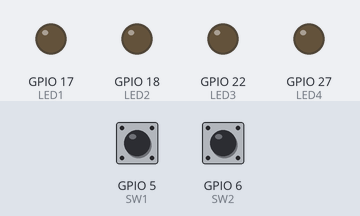
Recording of a program running on a simulated Raspberry Pi (BCM pin numbers). On the bench: output pins drawn as LEDs (lit = HIGH). The test bench sets the inputs (shaded band); at power-on: GPIO 5 (SW1) HIGH, GPIO 6 (SW2) HIGH. What the program prints to the terminal is not drawn.

Above: at 1.2 s.
1.3 s: GPIO 5 (SW1) pulled LOW for 0.15 s
At 1.37 s:
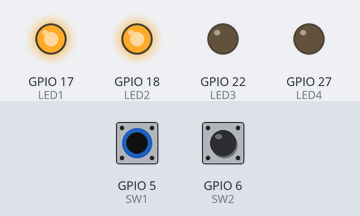
2.9 s: GPIO 6 (SW2) pulled LOW for 0.15 s
At 2.98 s:
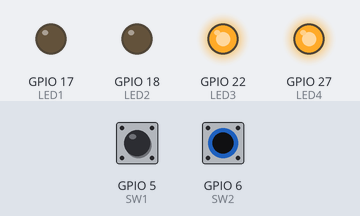
4.5 s: GPIO 6 (SW2) pulled LOW for 3.2 s
At 8.8 s:
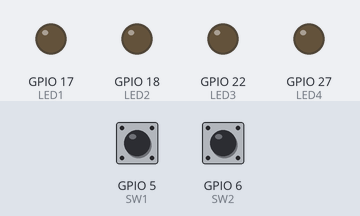
9.2 s: GPIO 5 (SW1) pulled LOW for 3.2 s
At 10.1 s:
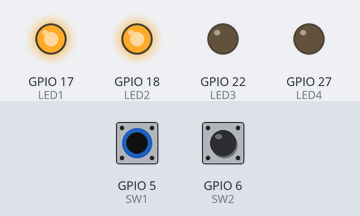
13.9 s: GPIO 5 (SW1) driven LOW and GPIO 6 (SW2) driven LOW
At 14.8 s:
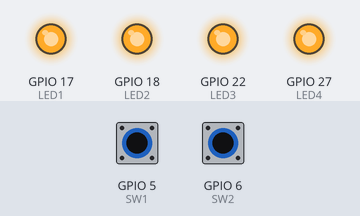
Timing chart, 0 to 16.4 s (numbered marks = the images above; inputs shaded):
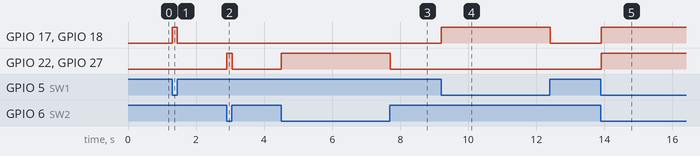

The program:

led_test.py
```python
#!/usr/bin/env python3
"""
RPZ-IR-Sensor サンプルプログラム

1) ターミナルを開き、本ファイルと同じディレクトリで以下の$に続くコマンドを実行します
  $ ./rpzir_ledsw.py

2) 赤スイッチ、黒スイッチを押すとLEDの色が変わります
  赤スイッチが押されている: LED1(緑)とLED2(黄)が点灯
  黒スイッチが押されている: LED3(青)とLED4(白)が点灯
  両方押されている: 全てのLEDが点灯
  両方おされていない: 全てのLEDが消灯

3) キーボードからCtrl+Cを入力すると終了します
"""

import time
import RPi.GPIO as GPIO

LED1 = 17  # 緑色LED GPIO番号
LED2 = 18  # 黄色LED GPIO番号
LED3 = 22  # 青色LED GPIO番号
LED4 = 27  # 白色LED GPIO番号
SW1 = 5  # 赤スイッチのGPIO番号
SW2 = 6  # 黒スイッチのGPIO番号

print('RPZ-IR-Sensor サンプルプログラム')

# GPIOの準備
GPIO.setmode(GPIO.BCM)

# RGB LEDピン出力設定
GPIO.setup(LED1, GPIO.OUT)
GPIO.setup(LED2, GPIO.OUT)
GPIO.setup(LED3, GPIO.OUT)
GPIO.setup(LED4, GPIO.OUT)

# SW1, SW2ピン入力設定
GPIO.setup(SW1, GPIO.IN, pull_up_down=GPIO.PUD_UP)
GPIO.setup(SW2, GPIO.IN, pull_up_down=GPIO.PUD_UP)
time.sleep(0.01)

print('赤、黒スイッチを押すとLEDの色が変わります')
print('Ctrl+Cで終了します')

try:
  # 無限ループ
  while True:
    if 0 == GPIO.input(SW1):
      GPIO.output(LED1, 1)  # 赤スイッチが押されたら緑色LED ON
      GPIO.output(LED2, 1)  # 赤スイッチが押されたら黄色LED ON
    else:
      GPIO.output(LED1, 0)  # 赤スイッチが押されていなければ緑色LED OFF
      GPIO.output(LED2, 0)  # 赤スイッチが押されていなければ黄色LED OFF

    if 0 == GPIO.input(SW2):
      GPIO.output(LED3, 1)  # 黒スイッチが押されたら青色LED ON
      GPIO.output(LED4, 1)  # 黒スイッチが押されたら白色LED ON
    else:
      GPIO.output(LED3, 0)  # 黒スイッチが押されていなければ青色LED OFF
      GPIO.output(LED4, 0)  # 黒スイッチが押されていなければ白色LED OFF

    time.sleep(0.01)  # 待機

except KeyboardInterrupt:
  # Ctrl+Cが押されたら後片付けをして終了
  GPIO.output(LED1, 0)
  GPIO.output(LED2, 0)
  GPIO.output(LED3, 0)
  GPIO.output(LED4, 0)
  GPIO.cleanup()
```

Measured:
- after the input at 1.3 s, GPIO 17 (LED1), GPIO 18 (LED2): LOW → HIGH at once, → LOW 0.15 s later
- after the input at 2.9 s, GPIO 22 (LED3), GPIO 27 (LED4): LOW → HIGH at once, → LOW 0.15 s later
- after the input at 4.5 s, GPIO 22 (LED3), GPIO 27 (LED4): LOW → HIGH at once, → LOW 3.2 s later
- after the input at 9.2 s, GPIO 17 (LED1), GPIO 18 (LED2): LOW → HIGH at once, → LOW 3.2 s later
- after the input at 13.9 s, GPIO 17 (LED1), GPIO 18 (LED2), GPIO 22 (LED3), GPIO 27 (LED4): LOW → HIGH at once
